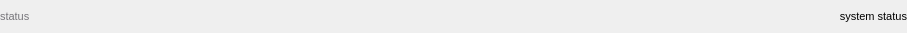
<?xml version="1.0" encoding="UTF-8"?>
<ui version="4.0">
 <class>Form</class>
 <widget class="QWidget" name="Form">
  <property name="geometry">
   <rect>
    <x>0</x>
    <y>0</y>
    <width>907</width>
    <height>33</height>
   </rect>
  </property>
  <property name="sizePolicy">
   <sizepolicy hsizetype="Preferred" vsizetype="Maximum">
    <horstretch>0</horstretch>
    <verstretch>0</verstretch>
   </sizepolicy>
  </property>
  <property name="maximumSize">
   <size>
    <width>16777215</width>
    <height>33</height>
   </size>
  </property>
  <property name="windowTitle">
   <string>Form</string>
  </property>
  <layout class="QGridLayout" name="gridLayout">
   <property name="leftMargin">
    <number>0</number>
   </property>
   <property name="topMargin">
    <number>3</number>
   </property>
   <property name="rightMargin">
    <number>0</number>
   </property>
   <property name="bottomMargin">
    <number>3</number>
   </property>
   <property name="horizontalSpacing">
    <number>9</number>
   </property>
   <property name="verticalSpacing">
    <number>0</number>
   </property>
   <item row="0" column="0">
    <widget class="QWidget" name="widget" native="true">
     <layout class="QGridLayout" name="gridLayout_2">
      <property name="leftMargin">
       <number>0</number>
      </property>
      <property name="topMargin">
       <number>0</number>
      </property>
      <property name="rightMargin">
       <number>0</number>
      </property>
      <property name="bottomMargin">
       <number>0</number>
      </property>
      <property name="spacing">
       <number>0</number>
      </property>
      <item row="0" column="0">
       <widget class="QLabel" name="status_label">
        <property name="sizePolicy">
         <sizepolicy hsizetype="Preferred" vsizetype="Preferred">
          <horstretch>0</horstretch>
          <verstretch>0</verstretch>
         </sizepolicy>
        </property>
        <property name="maximumSize">
         <size>
          <width>16777215</width>
          <height>16777215</height>
         </size>
        </property>
        <property name="font">
         <font>
          <pointsize>8</pointsize>
         </font>
        </property>
        <property name="styleSheet">
         <string notr="true">color: rgb(119, 118, 123);</string>
        </property>
        <property name="text">
         <string>status</string>
        </property>
       </widget>
      </item>
      <item row="0" column="1">
       <widget class="QLabel" name="system_status">
        <property name="font">
         <font>
          <pointsize>8</pointsize>
         </font>
        </property>
        <property name="text">
         <string>system status</string>
        </property>
        <property name="alignment">
         <set>Qt::AlignRight|Qt::AlignTrailing|Qt::AlignVCenter</set>
        </property>
       </widget>
      </item>
     </layout>
    </widget>
   </item>
  </layout>
 </widget>
 <resources/>
 <connections/>
</ui>
